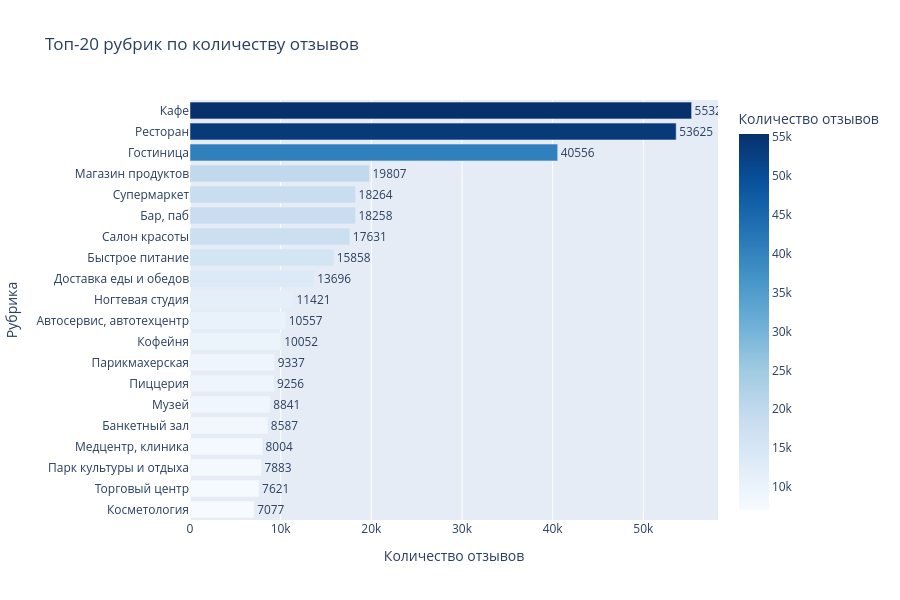

Write notebook code for a chart like this one.
### Markdown cell above
На круговой диаграмме видим, что классы несбалансированы: позитивных отзывов заметно больше, чем негативных. Это типичная ситуация для реальных данных - люди чаще пишут хорошее. Без учёта этого дисбаланса модель будет просто предсказывать позитив для всего подряд и всё равно получать высокую accuracy. Поэтому при обучении будем использовать `class_weight` и параметр `stratify` при сплите.

### Code cell
# Построим график количества отзывов в зависимости от рубрики (топ-20)
os.makedirs("public", exist_ok=True)

all_rubrics = []
for items in data_clean['rubrics_list']:
    all_rubrics.extend(items)

rubric_counts = Counter(all_rubrics)
top_rubrics = rubric_counts.most_common(20)

df_top = pd.DataFrame(top_rubrics, columns=['rubric', 'count'])
df_top = df_top.sort_values('count', ascending=True)

fig_rubrics = px.bar(
    df_top, x='count', y='rubric', orientation='h', text_auto='.0f',
    color='count', color_continuous_scale='Blues',
    title='Топ-20 рубрик по количеству отзывов',
    labels={'count': 'Количество отзывов', 'rubric': 'Рубрика'}, height=600
)
fig_rubrics.update_layout(yaxis={'categoryorder': 'total ascending'})
fig_rubrics.update_traces(textposition='outside')

# сохраняем HTML для GitHub Pages
pio.write_html(fig_rubrics, "public/rubrics.html", full_html=True)
fig_rubrics.show()

### Figure 1 — Plotly figure (JSON) as saved in the notebook; plotly's stock layout.template omitted (floating-point values rounded to 4 significant figures)
{"data": [{"hovertemplate": "Количество отзывов=%{marker.color}<br>Рубрика=%{y}<extra></extra>", "legendgroup": "", "marker": {"color": [7077, 7621, 7883, 8004, 8587, 8841, 9256, 9337, 10052, 10557, 11421, 13696, 15858, 17631, 18258, 18264, 19807, 40556, 53625, 55326], "coloraxis": "coloraxis", "pattern": {"shape": ""}}, "name": "", "orientation": "h", "showlegend": false, "textposition": "outside", "texttemplate": "%{x:.0f}", "type": "bar", "x": [7077, 7621, 7883, 8004, 8587, 8841, 9256, 9337, 10052, 10557, 11421, 13696, 15858, 17631, 18258, 18264, 19807, 40556, 53625, 55326], "xaxis": "x", "y": ["Косметология", "Торговый центр", "Парк культуры и отдыха", "Медцентр, клиника", "Банкетный зал", "Музей", "Пиццерия", "Парикмахерская", "Кофейня", "Автосервис, автотехцентр", "Ногтевая студия", "Доставка еды и обедов", "Быстрое питание", "Салон красоты", "Бар, паб", "Супермаркет", "Магазин продуктов", "Гостиница", "Ресторан", "Кафе"], "yaxis": "y"}], "layout": {"barmode": "relative", "coloraxis": {"colorbar": {"title": {"text": "Количество отзывов"}}, "colorscale": [[0, "rgb(247,251,255)"], [0.125, "rgb(222,235,247)"], [0.25, "rgb(198,219,239)"], [0.375, "rgb(158,202,225)"], [0.5, "rgb(107,174,214)"], [0.625, "rgb(66,146,198)"], [0.75, "rgb(33,113,181)"], [0.875, "rgb(8,81,156)"], [1, "rgb(8,48,107)"]]}, "height": 600, "legend": {"tracegroupgap": 0}, "title": {"text": "Топ-20 рубрик по количеству отзывов"}, "xaxis": {"anchor": "y", "domain": [0, 1], "title": {"text": "Количество отзывов"}}, "yaxis": {"anchor": "x", "categoryorder": "total ascending", "domain": [0, 1], "title": {"text": "Рубрика"}}}}
